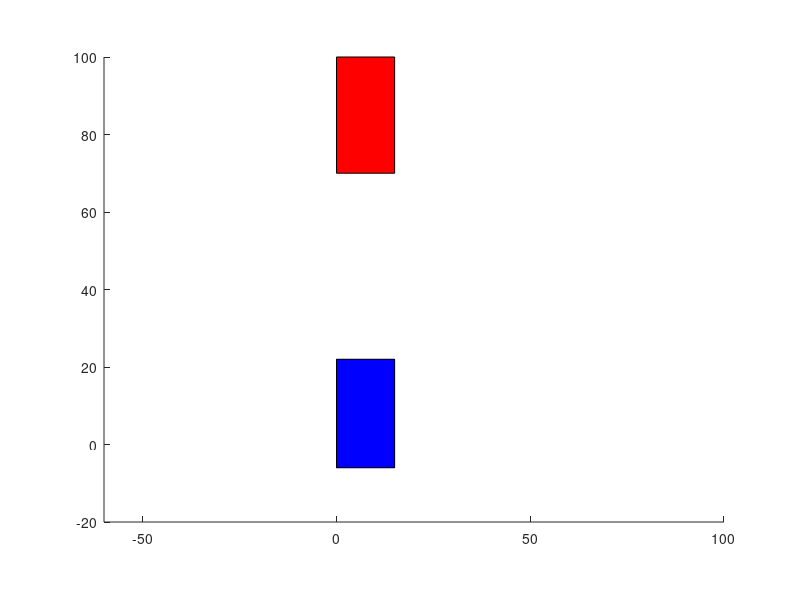

MATLAB code to generate this figure: (Note: this script raises an error after producing the figure.)
clc
close all
clearvars

%% Declare global variables
global wl;
global ww;
global D;
global L;
global WSeta; 
wl=7;
ww=2;
    A=15;
    L=20;
    D=5;
    F=8;
    B=L+D+F;

    %% Rectangle Coordinates for Parked car 1
    
    Parked_Car1x1=0;
    Parked_Car1y1=-6;
    Parked_Car1x2=0;
    Parked_Car1y2=22;
    Parked_Car1x3=15;
    Parked_Car1y3=22;
    Parked_Car1x4=15;
    Parked_Car1y4=-6;

    %% Rectangle Coordinates for Parked car 2
    
    Parked_Car2x1=0;
    Parked_Car2y1=70;
    Parked_Car2x2=0;
    Parked_Car2y2=100;
    Parked_Car2x3=15;
    Parked_Car2y3= 100;
    Parked_Car2x4=15;
    Parked_Car2y4=70;
    
    %%  Tuning Parameters
    
    WSeta=45; 
    WSeta=(WSeta/180)*pi; % degree to radians
    S=3;
    xi=Parked_Car2x4+S;
    yi=Parked_Car2y4-9;
    f1e=38;


    %% Simulation Setup
    
    axis([-60 100 -20 100],'equal');
    t=0:0.01:pi;
    seta=2*t;
    Xc=xi-(L/tan(WSeta));
    Yc=yi+D;
    
    
    Rbl=sqrt(D^2+(L/tan(WSeta))^2);
    phi=atan(D/(L/tan(WSeta)));

%% Initialize start scenario

            i=1;
            x=Xc+Rbl*cos(seta(i)+phi);
            y=Yc-Rbl*sin(seta(i)+phi);
            patch([Parked_Car2x1 Parked_Car2x2 Parked_Car2x3 Parked_Car2x4],[Parked_Car2y1 Parked_Car2y2 Parked_Car2y3 Parked_Car2y4],[1 0 0]);
            patch([Parked_Car1x1 Parked_Car1x2 Parked_Car1x3 Parked_Car1x4],[Parked_Car1y1 Parked_Car1y2 Parked_Car1y3 Parked_Car1y4],[0 0 1]);
            Turn1(x,y,A,B,seta(i));
            pause(4);


%% Car Parking Simulation Scenario

    for i=2:f1e
            x=Xc+Rbl*cos(seta(i)+phi);
            y=Yc-Rbl*sin(seta(i)+phi);
            cla;
            patch([Parked_Car2x1 Parked_Car2x2 Parked_Car2x3 Parked_Car2x4],[Parked_Car2y1 Parked_Car2y2 Parked_Car2y3 Parked_Car2y4],[1 0 0]);
            patch([Parked_Car1x1 Parked_Car1x2 Parked_Car1x3 Parked_Car1x4],[Parked_Car1y1 Parked_Car1y2 Parked_Car1y3 Parked_Car1y4],[0 0 1]);
            Turn1(x,y,A,B,seta(i));
            pause(.05);
    end




     xi=x+A*cos(seta(f1e));
     yi=y-A*sin(seta(f1e));
    Xc=xi+Rbl*cos(seta(f1e));
    Yc=yi-Rbl*sin(seta(f1e));
    pause(1);


    
    for i=f1e:-1:1
            x=Xc-Rbl*cos(seta(i));
            y=Yc+Rbl*sin(seta(i));
            cla;
            patch([Parked_Car2x1 Parked_Car2x2 Parked_Car2x3 Parked_Car2x4],[Parked_Car2y1 Parked_Car2y2 Parked_Car2y3 Parked_Car2y4],[1 0 0]);
            patch([Parked_Car1x1 Parked_Car1x2 Parked_Car1x3 Parked_Car1x4],[Parked_Car1y1 Parked_Car1y2 Parked_Car1y3 Parked_Car1y4],[0 0 1]);
            [xa1, xb1, xb2, xa2, ya1, yb1, yb2, ya2]=Turn2(x,y,A,B,seta(i));
            pause(.05);
    end

    
 pause(1);
 for i=1:13
 ya1=ya1+.5;
 yb1=yb1+.5;
 ya2=ya2+.5;
 yb2=yb2+.5;
 cla;
 patch([Parked_Car2x1 Parked_Car2x2 Parked_Car2x3 Parked_Car2x4],[Parked_Car2y1 Parked_Car2y2 Parked_Car2y3 Parked_Car2y4],[1 0 0]);
 patch([Parked_Car1x1 Parked_Car1x2 Parked_Car1x3 Parked_Car1x4],[Parked_Car1y1 Parked_Car1y2 Parked_Car1y3 Parked_Car1y4],[0 0 1]);           
 patch([xa1 xb1 xb2 xa2],[ya1 yb1 yb2 ya2],[0 1 0]);
 ya11=ya1+(D-wl/2);
 yb11=ya11+wl;
 ya21=ya2+(D-wl/2);
 yb21=ya21+wl;
 xa11=xa2+(ww/2);
 xb11=xa2+(ww/2);
 xa21=xa2-(ww/2);
 xb21=xa2-(ww/2);
 patch([xa11 xb11 xb21 xa21],[ya11 yb11 yb21 ya21],[0 0 0]);
 xa22=xa1-(ww/2);
 xb22=xa1-(ww/2);
 xa12=xa1+(ww/2);
 xb12=xa1+(ww/2);
 patch([xa12 xb12 xb22 xa22],[ya11 yb11 yb21 ya21],[0 0 0]);
 ya13=ya11+L;
 yb13=yb11+L;
 patch([xa11 xb11 xb21 xa21],[ya13 yb13 yb13 ya13],[0 0 0]);
 patch([xa12 xb12 xb22 xa22],[ya13 yb13 yb13 ya13],[0 0 0]);
 
 pause(.02);
 end
    